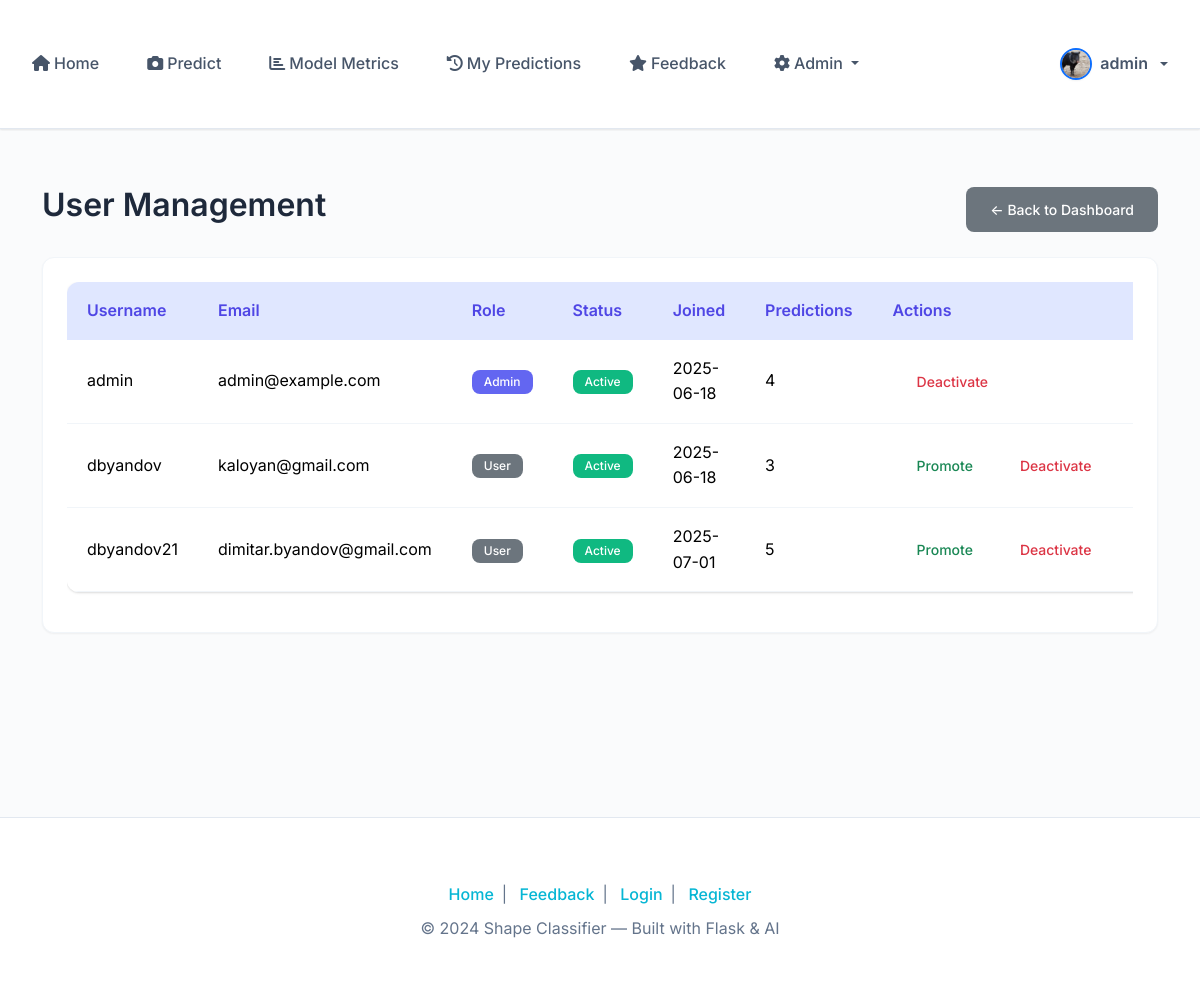
Before: /admin/users (signed in) with the older database file.
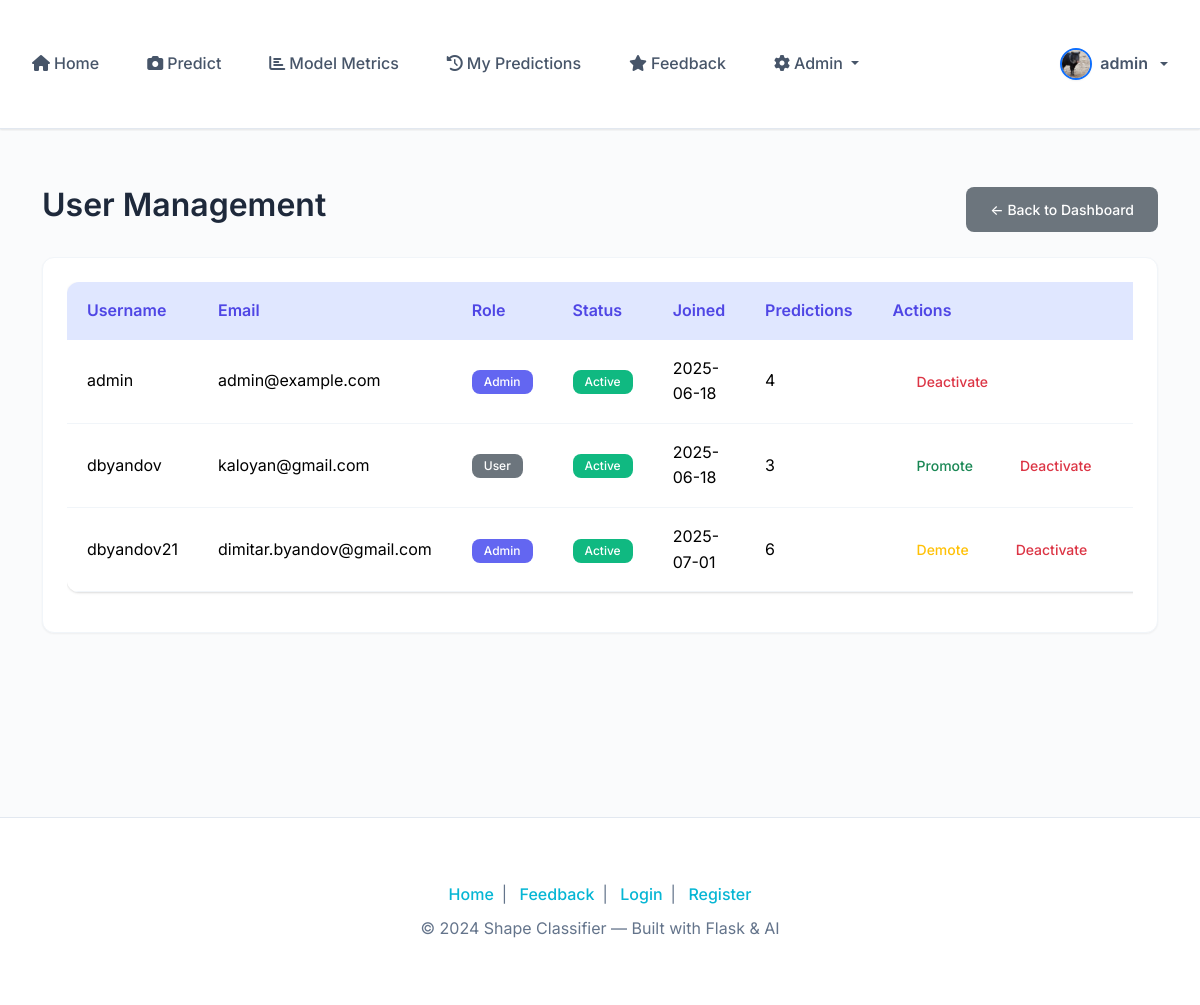
After: the same page with the newer database file.
### app/models/user.py (models this page shows, shortened)
class User(UserMixin, db.Model):
    id = db.Column(db.Integer, primary_key=True)
    username = db.Column(db.String(80), unique=True, nullable=False)
    email = db.Column(db.String(120), unique=True, nullable=False)
    password_hash = db.Column(db.String(128))
    profile_picture = db.Column(db.String(255), nullable=True)  # Store filename of profile picture
    role = db.Column(db.String(20), default='user')  # 'user' or 'admin'
    active = db.Column(db.Boolean, default=True)  # For deactivation
    created_at = db.Column(db.DateTime, default=datetime.utcnow)
    predictions = db.relationship('Prediction', backref='user', lazy=True)
    def is_admin(self):
        return self.role == 'admin'
    def get_profile_picture_url(self):
        if self.profile_picture:
            return f'/static/uploads/{self.profile_picture}'
        return f'https://ui-avatars.com/api/?name={self.username}&background=random&color=fff&size=200'

### app/routes/admin.py (the view)
@admin.route('/users')
@login_required
@admin_required
def users():
    users = User.query.all()
    return render_template('admin/admin_users.html', users=users)

### app/templates/admin/admin_users.html (shortened to what this page needs)
{% extends "base.html" %}
{% block content %}
<div class="container mt-4">
  <div class="d-flex justify-content-between align-items-center mb-4">
    <h2>User Management</h2>
    <a href="{{ url_for('admin.dashboard') }}" class="btn btn-secondary">← Back to Dashboard</a>
  </div>
  {% if users %}
    <div class="card shadow-sm">
      <div class="card-body">
        <div class="table-responsive">
          <table class="table table-hover">
            <thead class="table-light">
              <tr>
                <th>Username</th>
                <th>Email</th>
                <th>Role</th>
                <th>Status</th>
                <th>Joined</th>
                <th>Predictions</th>
                <th>Actions</th>
              </tr>
            </thead>
            <tbody>
              {% for user in users %}
              <tr>
                <td>{{ user.username }}</td>
                <td>{{ user.email }}</td>
                <td>
                  <span class="badge bg-{% if user.role == 'admin' %}primary{% else %}secondary{% endif %}">
                    {{ user.role.title() }}
                  </span>
                </td>
                <td>
                  <span class="badge bg-{% if user.active %}success{% else %}danger{% endif %}">
                    {{ 'Active' if user.active else 'Inactive' }}
                  </span>
                </td>
                <td>{{ user.created_at.strftime('%Y-%m-%d') }}</td>
                <td>{{ user.predictions|length }}</td>
                <td>
                  <div class="btn-group btn-group-sm" role="group">
                    {% if user.role == 'user' %}
                      <a href="{{ url_for('admin.promote_user', user_id=user.id) }}"
                         class="btn btn-outline-success"
                         onclick="return confirm('Promote {{ user.username }} to admin?')">
                        Promote
                      </a>
                    {% elif user.role == 'admin' and user.id != current_user.id %}
                      <a href="{{ url_for('admin.demote_user', user_id=user.id) }}"
                         class="btn btn-outline-warning"
                         onclick="return confirm('Demote {{ user.username }} to user?')">
                        Demote
                      </a>
                    {% endif %}
                    {% if user.active %}
                      <a href="{{ url_for('admin.deactivate_user', user_id=user.id) }}"
                         class="btn btn-outline-danger"
                         onclick="return confirm('Deactivate {{ user.username }}?')">
                        Deactivate
                      </a>
                    {% else %}
                      <a href="{{ url_for('admin.activate_user', user_id=user.id) }}"
                         class="btn btn-outline-success">
                        Activate
                      </a>
                    {% endif %}
                    {% if user.id != current_user.id %}
                      <a href="{{ url_for('admin.delete_user', user_id=user.id) }}"
                         class="btn btn-outline-danger"
                         onclick="return confirm('Delete {{ user.username }} and all their predictions? This action cannot be undone.')">
                      </a>
                    {% endif %}
                  </div>
                </td>
              </tr>
              {% endfor %}
            </tbody>
          </table>
        </div>
      </div>
    </div>
  {% else %}
    <div class="text-center py-5">
      <i class="fas fa-users fa-3x text-muted mb-3"></i>
      <h4 class="text-muted">No Users Found</h4>
      <p class="text-muted">No users have registered yet.</p>
    </div>
  {% endif %}
</div>
{% endblock %}

Changed rows visible on the page:
changed User "dbyandov21": role "User" → "Admin"; predictions|length "5" → "6"; role "Promote" → "Demote"
